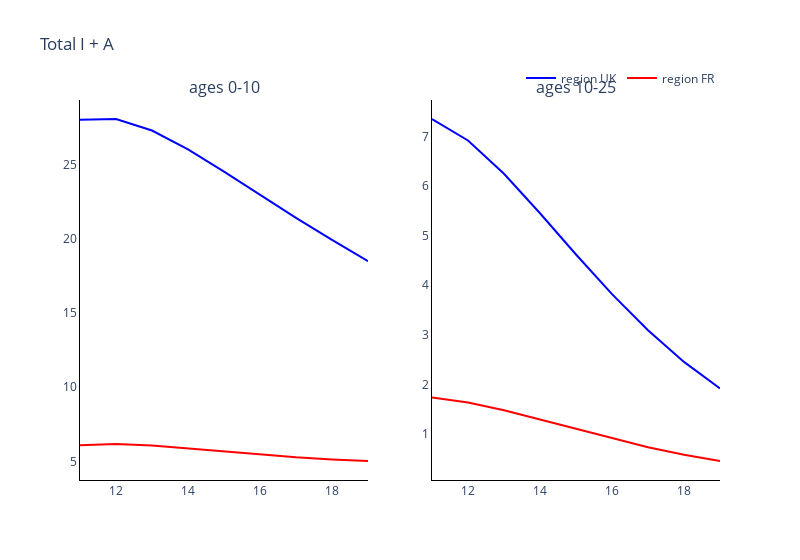
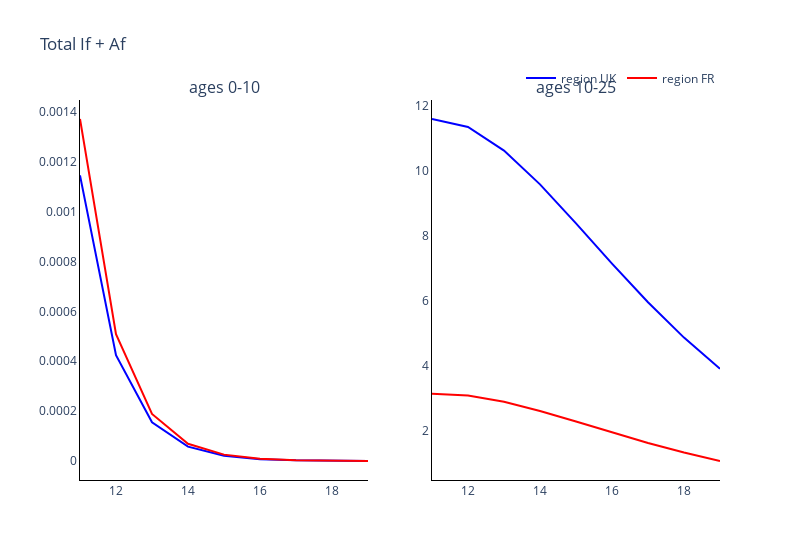
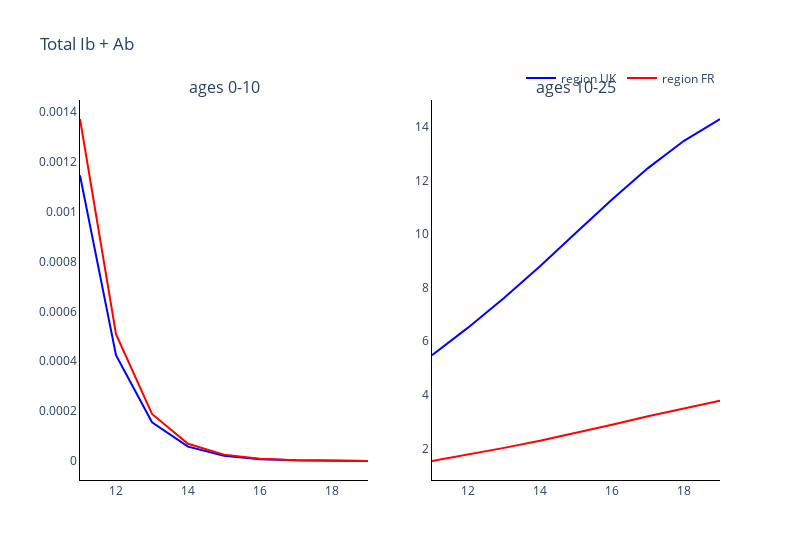
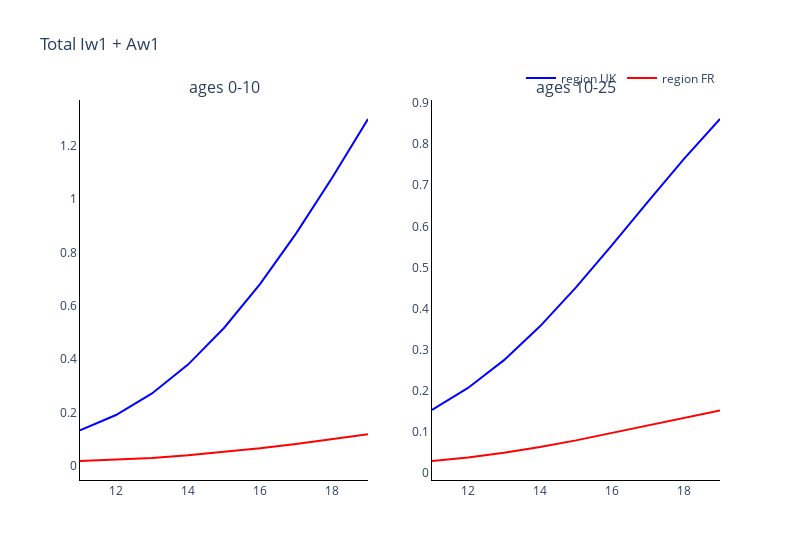

The notebook cell these images were saved under, in order:
### Markdown cell above
### Plot the total infectious comparment (I + A) for the different vaccination statuses

### Code cell
# Trace names - represent the solver used for the simulation
trace_name = ['region {}'.format(r) for r in regions]

# Compartment list - type and age
comparments = []
for n in ['', 'f', 'b', 'w1', 'w2', 'w3']:
    comparments.append('Total I{} + A{}'.format(n, n))

# Plot for each comparment
for c, comparment in enumerate(comparments):
    fig = go.Figure()
    fig = make_subplots(rows=int(np.ceil(len(age_groups)/2)), cols=2, subplot_titles=tuple('ages {}'.format(a) for a in age_groups))
    # Plot (line plot for each solver method for each age)
    for a, age in enumerate(age_groups):
        if a != 0:
            for o, out in enumerate(outputs):
                fig.add_trace(
                    go.Scatter(
                        y=(np.array(out[10:, (36+c)*len(age_groups)+a]) + np.array(out[10:, (42+c)*len(age_groups)+a])).tolist(),
                        x=parameters.simulation_parameters.times[10:],
                        mode='lines',
                        name=trace_name[o],
                        line_color=colours[o],
                        showlegend=False
                    ),
                    row= int(np.floor(a / 2)) + 1,
                    col= a % 2 + 1
                )
        
        else:
            for o, out in enumerate(outputs):
                fig.add_trace(
                    go.Scatter(
                        y=(np.array(out[10:, (36+c)*len(age_groups)+a]) + np.array(out[10:, (42+c)*len(age_groups)+a])).tolist(),
                        x=parameters.simulation_parameters.times[10:],
                        mode='lines',
                        name=trace_name[o],
                        line_color=colours[o]
                    ),
                    row= int(np.floor(a / 2)) + 1,
                    col= a % 2 + 1
                )

    # Add axis labels
    fig.update_layout(
        boxmode='group',
        title=comparment, 
        width=800,
        plot_bgcolor='white',
        xaxis=dict(linecolor='black'),
        yaxis=dict(linecolor='black'),
        xaxis2=dict(linecolor='black'),
        yaxis2=dict(linecolor='black'),
        xaxis3=dict(linecolor='black'),
        yaxis3=dict(linecolor='black'),
        xaxis4=dict(linecolor='black'),
        yaxis4=dict(linecolor='black'),
        xaxis5=dict(linecolor='black'),
        yaxis5=dict(linecolor='black'),
        xaxis6=dict(linecolor='black'),
        yaxis6=dict(linecolor='black'),
        xaxis7=dict(linecolor='black'),
        yaxis7=dict(linecolor='black'),
        xaxis8=dict(linecolor='black'),
        yaxis8=dict(linecolor='black'),
        xaxis9=dict(linecolor='black'),
        yaxis9=dict(linecolor='black'),
        xaxis10=dict(linecolor='black'),
        yaxis10=dict(linecolor='black'),
        xaxis11=dict(linecolor='black'),
        yaxis11=dict(linecolor='black'),
        xaxis12=dict(linecolor='black'),
        yaxis12=dict(linecolor='black'),
        xaxis13=dict(linecolor='black'),
        yaxis13=dict(linecolor='black'),
        xaxis14=dict(linecolor='black'),
        yaxis14=dict(linecolor='black'),
        xaxis15=dict(linecolor='black'),
        yaxis15=dict(linecolor='black'),
        xaxis16=dict(linecolor='black'),
        yaxis16=dict(linecolor='black'),
        legend=dict(
            orientation="h",
            yanchor="bottom",
            y=1.02,
            xanchor="right",
            x=1
        ))

    fig.show()

### Figure 1 — Plotly figure (JSON) as saved in the notebook; plotly's stock layout.template omitted (floating-point values rounded to 4 significant figures)
{"data": [{"line": {"color": "blue"}, "mode": "lines", "name": "region UK", "type": "scatter", "x": [11, 12, 13, 14, 15, 16, 17, 18, 19], "xaxis": "x", "y": [28.0, 28.05, 27.28, 26.01, 24.51, 22.95, 21.4, 19.91, 18.48], "yaxis": "y"}, {"line": {"color": "red"}, "mode": "lines", "name": "region FR", "type": "scatter", "x": [11, 12, 13, 14, 15, 16, 17, 18, 19], "xaxis": "x", "y": [6.088, 6.168, 6.073, 5.883, 5.662, 5.453, 5.276, 5.136, 5.027], "yaxis": "y"}, {"line": {"color": "blue"}, "mode": "lines", "name": "region UK", "showlegend": false, "type": "scatter", "x": [11, 12, 13, 14, 15, 16, 17, 18, 19], "xaxis": "x2", "y": [7.353, 6.92, 6.249, 5.452, 4.621, 3.82, 3.091, 2.454, 1.917], "yaxis": "y2"}, {"line": {"color": "red"}, "mode": "lines", "name": "region FR", "showlegend": false, "type": "scatter", "x": [11, 12, 13, 14, 15, 16, 17, 18, 19], "xaxis": "x2", "y": [1.736, 1.635, 1.478, 1.29, 1.094, 0.9049, 0.7325, 0.5818, 0.4546], "yaxis": "y2"}], "layout": {"annotations": [{"font": {"size": 16}, "showarrow": false, "text": "ages 0-10", "x": 0.225, "xanchor": "center", "xref": "paper", "y": 1, "yanchor": "bottom", "yref": "paper"}, {"font": {"size": 16}, "showarrow": false, "text": "ages 10-25", "x": 0.775, "xanchor": "center", "xref": "paper", "y": 1, "yanchor": "bottom", "yref": "paper"}], "boxmode": "group", "legend": {"orientation": "h", "x": 1, "xanchor": "right", "y": 1.02, "yanchor": "bottom"}, "plot_bgcolor": "white", "title": {"text": "Total I + A"}, "width": 800, "xaxis": {"anchor": "y", "domain": [0, 0.45], "linecolor": "black"}, "xaxis10": {"linecolor": "black"}, "xaxis11": {"linecolor": "black"}, "xaxis12": {"linecolor": "black"}, "xaxis13": {"linecolor": "black"}, "xaxis14": {"linecolor": "black"}, "xaxis15": {"linecolor": "black"}, "xaxis16": {"linecolor": "black"}, "xaxis2": {"anchor": "y2", "domain": [0.55, 1], "linecolor": "black"}, "xaxis3": {"linecolor": "black"}, "xaxis4": {"linecolor": "black"}, "xaxis5": {"linecolor": "black"}, "xaxis6": {"linecolor": "black"}, "xaxis7": {"linecolor": "black"}, "xaxis8": {"linecolor": "black"}, "xaxis9": {"linecolor": "black"}, "yaxis": {"anchor": "x", "domain": [0, 1], "linecolor": "black"}, "yaxis10": {"linecolor": "black"}, "yaxis11": {"linecolor": "black"}, "yaxis12": {"linecolor": "black"}, "yaxis13": {"linecolor": "black"}, "yaxis14": {"linecolor": "black"}, "yaxis15": {"linecolor": "black"}, "yaxis16": {"linecolor": "black"}, "yaxis2": {"anchor": "x2", "domain": [0, 1], "linecolor": "black"}, "yaxis3": {"linecolor": "black"}, "yaxis4": {"linecolor": "black"}, "yaxis5": {"linecolor": "black"}, "yaxis6": {"linecolor": "black"}, "yaxis7": {"linecolor": "black"}, "yaxis8": {"linecolor": "black"}, "yaxis9": {"linecolor": "black"}}}

### Figure 2 — Plotly figure (JSON) as saved in the notebook; plotly's stock layout.template omitted (floating-point values rounded to 4 significant figures)
{"data": [{"line": {"color": "blue"}, "mode": "lines", "name": "region UK", "type": "scatter", "x": [11, 12, 13, 14, 15, 16, 17, 18, 19], "xaxis": "x", "y": [0.001145, 0.0004242, 0.0001557, 5.798e-05, 2.141e-05, 7.909e-06, 2.931e-06, 1.082e-06, 3.994e-07], "yaxis": "y"}, {"line": {"color": "red"}, "mode": "lines", "name": "region FR", "type": "scatter", "x": [11, 12, 13, 14, 15, 16, 17, 18, 19], "xaxis": "x", "y": [0.001371, 0.0005082, 0.0001889, 6.918e-05, 2.591e-05, 9.561e-06, 3.525e-06, 1.309e-06, 4.826e-07], "yaxis": "y"}, {"line": {"color": "blue"}, "mode": "lines", "name": "region UK", "showlegend": false, "type": "scatter", "x": [11, 12, 13, 14, 15, 16, 17, 18, 19], "xaxis": "x2", "y": [11.59, 11.34, 10.61, 9.575, 8.375, 7.137, 5.946, 4.857, 3.901], "yaxis": "y2"}, {"line": {"color": "red"}, "mode": "lines", "name": "region FR", "showlegend": false, "type": "scatter", "x": [11, 12, 13, 14, 15, 16, 17, 18, 19], "xaxis": "x2", "y": [3.133, 3.074, 2.881, 2.601, 2.277, 1.94, 1.616, 1.32, 1.06], "yaxis": "y2"}], "layout": {"annotations": [{"font": {"size": 16}, "showarrow": false, "text": "ages 0-10", "x": 0.225, "xanchor": "center", "xref": "paper", "y": 1, "yanchor": "bottom", "yref": "paper"}, {"font": {"size": 16}, "showarrow": false, "text": "ages 10-25", "x": 0.775, "xanchor": "center", "xref": "paper", "y": 1, "yanchor": "bottom", "yref": "paper"}], "boxmode": "group", "legend": {"orientation": "h", "x": 1, "xanchor": "right", "y": 1.02, "yanchor": "bottom"}, "plot_bgcolor": "white", "title": {"text": "Total If + Af"}, "width": 800, "xaxis": {"anchor": "y", "domain": [0, 0.45], "linecolor": "black"}, "xaxis10": {"linecolor": "black"}, "xaxis11": {"linecolor": "black"}, "xaxis12": {"linecolor": "black"}, "xaxis13": {"linecolor": "black"}, "xaxis14": {"linecolor": "black"}, "xaxis15": {"linecolor": "black"}, "xaxis16": {"linecolor": "black"}, "xaxis2": {"anchor": "y2", "domain": [0.55, 1], "linecolor": "black"}, "xaxis3": {"linecolor": "black"}, "xaxis4": {"linecolor": "black"}, "xaxis5": {"linecolor": "black"}, "xaxis6": {"linecolor": "black"}, "xaxis7": {"linecolor": "black"}, "xaxis8": {"linecolor": "black"}, "xaxis9": {"linecolor": "black"}, "yaxis": {"anchor": "x", "domain": [0, 1], "linecolor": "black"}, "yaxis10": {"linecolor": "black"}, "yaxis11": {"linecolor": "black"}, "yaxis12": {"linecolor": "black"}, "yaxis13": {"linecolor": "black"}, "yaxis14": {"linecolor": "black"}, "yaxis15": {"linecolor": "black"}, "yaxis16": {"linecolor": "black"}, "yaxis2": {"anchor": "x2", "domain": [0, 1], "linecolor": "black"}, "yaxis3": {"linecolor": "black"}, "yaxis4": {"linecolor": "black"}, "yaxis5": {"linecolor": "black"}, "yaxis6": {"linecolor": "black"}, "yaxis7": {"linecolor": "black"}, "yaxis8": {"linecolor": "black"}, "yaxis9": {"linecolor": "black"}}}

### Figure 3 — Plotly figure (JSON) as saved in the notebook; plotly's stock layout.template omitted (floating-point values rounded to 4 significant figures)
{"data": [{"line": {"color": "blue"}, "mode": "lines", "name": "region UK", "type": "scatter", "x": [11, 12, 13, 14, 15, 16, 17, 18, 19], "xaxis": "x", "y": [0.001145, 0.0004242, 0.0001557, 5.798e-05, 2.141e-05, 7.909e-06, 2.931e-06, 1.082e-06, 3.994e-07], "yaxis": "y"}, {"line": {"color": "red"}, "mode": "lines", "name": "region FR", "type": "scatter", "x": [11, 12, 13, 14, 15, 16, 17, 18, 19], "xaxis": "x", "y": [0.001371, 0.0005082, 0.0001889, 6.918e-05, 2.591e-05, 9.561e-06, 3.525e-06, 1.309e-06, 4.826e-07], "yaxis": "y"}, {"line": {"color": "blue"}, "mode": "lines", "name": "region UK", "showlegend": false, "type": "scatter", "x": [11, 12, 13, 14, 15, 16, 17, 18, 19], "xaxis": "x2", "y": [5.481, 6.506, 7.608, 8.797, 10.04, 11.29, 12.46, 13.47, 14.29], "yaxis": "y2"}, {"line": {"color": "red"}, "mode": "lines", "name": "region FR", "showlegend": false, "type": "scatter", "x": [11, 12, 13, 14, 15, 16, 17, 18, 19], "xaxis": "x2", "y": [1.535, 1.777, 2.025, 2.292, 2.582, 2.89, 3.204, 3.508, 3.787], "yaxis": "y2"}], "layout": {"annotations": [{"font": {"size": 16}, "showarrow": false, "text": "ages 0-10", "x": 0.225, "xanchor": "center", "xref": "paper", "y": 1, "yanchor": "bottom", "yref": "paper"}, {"font": {"size": 16}, "showarrow": false, "text": "ages 10-25", "x": 0.775, "xanchor": "center", "xref": "paper", "y": 1, "yanchor": "bottom", "yref": "paper"}], "boxmode": "group", "legend": {"orientation": "h", "x": 1, "xanchor": "right", "y": 1.02, "yanchor": "bottom"}, "plot_bgcolor": "white", "title": {"text": "Total Ib + Ab"}, "width": 800, "xaxis": {"anchor": "y", "domain": [0, 0.45], "linecolor": "black"}, "xaxis10": {"linecolor": "black"}, "xaxis11": {"linecolor": "black"}, "xaxis12": {"linecolor": "black"}, "xaxis13": {"linecolor": "black"}, "xaxis14": {"linecolor": "black"}, "xaxis15": {"linecolor": "black"}, "xaxis16": {"linecolor": "black"}, "xaxis2": {"anchor": "y2", "domain": [0.55, 1], "linecolor": "black"}, "xaxis3": {"linecolor": "black"}, "xaxis4": {"linecolor": "black"}, "xaxis5": {"linecolor": "black"}, "xaxis6": {"linecolor": "black"}, "xaxis7": {"linecolor": "black"}, "xaxis8": {"linecolor": "black"}, "xaxis9": {"linecolor": "black"}, "yaxis": {"anchor": "x", "domain": [0, 1], "linecolor": "black"}, "yaxis10": {"linecolor": "black"}, "yaxis11": {"linecolor": "black"}, "yaxis12": {"linecolor": "black"}, "yaxis13": {"linecolor": "black"}, "yaxis14": {"linecolor": "black"}, "yaxis15": {"linecolor": "black"}, "yaxis16": {"linecolor": "black"}, "yaxis2": {"anchor": "x2", "domain": [0, 1], "linecolor": "black"}, "yaxis3": {"linecolor": "black"}, "yaxis4": {"linecolor": "black"}, "yaxis5": {"linecolor": "black"}, "yaxis6": {"linecolor": "black"}, "yaxis7": {"linecolor": "black"}, "yaxis8": {"linecolor": "black"}, "yaxis9": {"linecolor": "black"}}}

### Figure 4 — Plotly figure (JSON) as saved in the notebook; plotly's stock layout.template omitted (floating-point values rounded to 4 significant figures)
{"data": [{"line": {"color": "blue"}, "mode": "lines", "name": "region UK", "type": "scatter", "x": [11, 12, 13, 14, 15, 16, 17, 18, 19], "xaxis": "x", "y": [0.1326, 0.19, 0.2709, 0.3791, 0.5163, 0.6813, 0.8704, 1.079, 1.3], "yaxis": "y"}, {"line": {"color": "red"}, "mode": "lines", "name": "region FR", "type": "scatter", "x": [11, 12, 13, 14, 15, 16, 17, 18, 19], "xaxis": "x", "y": [0.01746, 0.02208, 0.02909, 0.03858, 0.05062, 0.06506, 0.08151, 0.09937, 0.118], "yaxis": "y"}, {"line": {"color": "blue"}, "mode": "lines", "name": "region UK", "showlegend": false, "type": "scatter", "x": [11, 12, 13, 14, 15, 16, 17, 18, 19], "xaxis": "x2", "y": [0.1539, 0.2069, 0.2746, 0.3568, 0.4514, 0.5543, 0.6603, 0.7641, 0.861], "yaxis": "y2"}, {"line": {"color": "red"}, "mode": "lines", "name": "region FR", "showlegend": false, "type": "scatter", "x": [11, 12, 13, 14, 15, 16, 17, 18, 19], "xaxis": "x2", "y": [0.02936, 0.03813, 0.04942, 0.06328, 0.07948, 0.0974, 0.1162, 0.1348, 0.1523], "yaxis": "y2"}], "layout": {"annotations": [{"font": {"size": 16}, "showarrow": false, "text": "ages 0-10", "x": 0.225, "xanchor": "center", "xref": "paper", "y": 1, "yanchor": "bottom", "yref": "paper"}, {"font": {"size": 16}, "showarrow": false, "text": "ages 10-25", "x": 0.775, "xanchor": "center", "xref": "paper", "y": 1, "yanchor": "bottom", "yref": "paper"}], "boxmode": "group", "legend": {"orientation": "h", "x": 1, "xanchor": "right", "y": 1.02, "yanchor": "bottom"}, "plot_bgcolor": "white", "title": {"text": "Total Iw1 + Aw1"}, "width": 800, "xaxis": {"anchor": "y", "domain": [0, 0.45], "linecolor": "black"}, "xaxis10": {"linecolor": "black"}, "xaxis11": {"linecolor": "black"}, "xaxis12": {"linecolor": "black"}, "xaxis13": {"linecolor": "black"}, "xaxis14": {"linecolor": "black"}, "xaxis15": {"linecolor": "black"}, "xaxis16": {"linecolor": "black"}, "xaxis2": {"anchor": "y2", "domain": [0.55, 1], "linecolor": "black"}, "xaxis3": {"linecolor": "black"}, "xaxis4": {"linecolor": "black"}, "xaxis5": {"linecolor": "black"}, "xaxis6": {"linecolor": "black"}, "xaxis7": {"linecolor": "black"}, "xaxis8": {"linecolor": "black"}, "xaxis9": {"linecolor": "black"}, "yaxis": {"anchor": "x", "domain": [0, 1], "linecolor": "black"}, "yaxis10": {"linecolor": "black"}, "yaxis11": {"linecolor": "black"}, "yaxis12": {"linecolor": "black"}, "yaxis13": {"linecolor": "black"}, "yaxis14": {"linecolor": "black"}, "yaxis15": {"linecolor": "black"}, "yaxis16": {"linecolor": "black"}, "yaxis2": {"anchor": "x2", "domain": [0, 1], "linecolor": "black"}, "yaxis3": {"linecolor": "black"}, "yaxis4": {"linecolor": "black"}, "yaxis5": {"linecolor": "black"}, "yaxis6": {"linecolor": "black"}, "yaxis7": {"linecolor": "black"}, "yaxis8": {"linecolor": "black"}, "yaxis9": {"linecolor": "black"}}}
